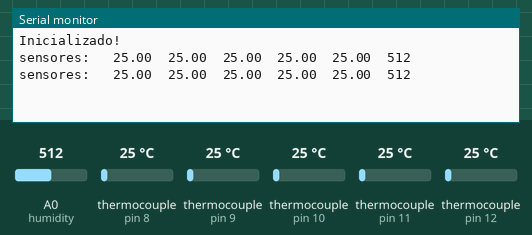
Simulated run of this sketch. Board: Arduino Uno, built with avr-gcc and run on an emulated ATmega328P. On the bench: the last lines printed to the serial monitor. The test bench sets the inputs (shaded band); at power-on: thermocouple (sensors on pin 8, pin 9, pin 10, pin 11, pin 12) 25 °C, A0 (humidity) = 512.

Above: at 2.8 s.
2.9 s: thermocouple (sensor on pin 8) set to 6 °C
At 3.7 s:
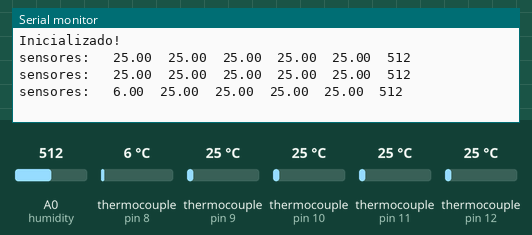
4.4 s: thermocouple (sensor on pin 9) set to 6 °C
At 5.7 s:
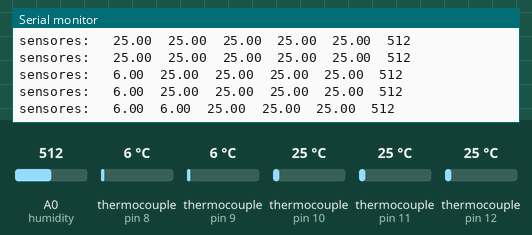
5.9 s: thermocouple (sensor on pin 10) set to 6 °C
At 6.8 s:
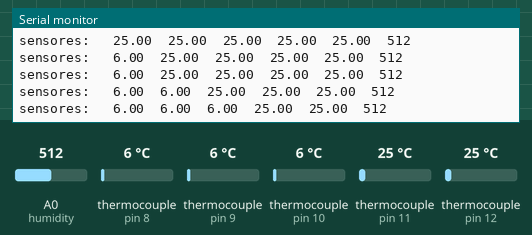
7.4 s: thermocouple (sensor on pin 11) set to 6 °C
At 8.7 s:
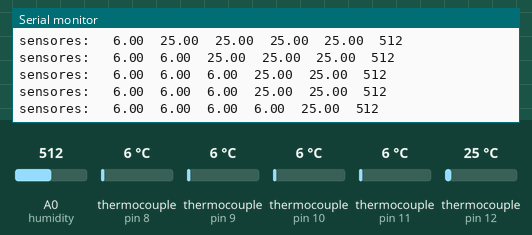
8.9 s: thermocouple (sensor on pin 12) set to 6 °C
At 9.5 s:
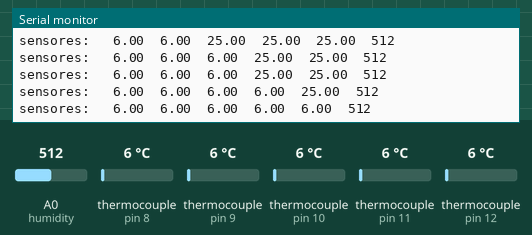
10.4 s: A0 (humidity) set to 716
At 11.8 s:
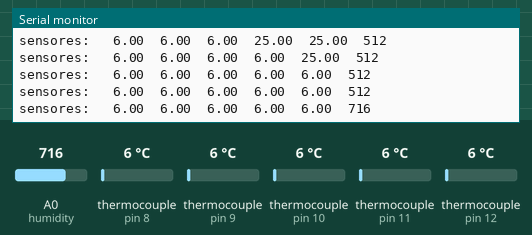

The sketch:

temp.ino
```cpp
// A0 - humidade

// GND ok
// VCC ok
// SCK 7
// SO 6

// CS:
// 	8 - primeiro
// 	9 - 2
// 	10 - 3
// 	11 - 4
// 	12 - 5

#include "max6675.h" // max6675.h file is part of the library that you should download from Robojax.com

//MAX6675 robojax(sckPin, csPin, soPin);// create instance object of MAX6675

MAX6675 robojax1(7, 8, 6);// create instance object of MAX6675
MAX6675 robojax2(7, 9, 6);// create instance object of MAX6675
MAX6675 robojax3(7, 10, 6);// create instance object of MAX6675
MAX6675 robojax4(7, 11, 6);// create instance object of MAX6675
MAX6675 robojax5(7, 12, 6);// create instance object of MAX6675
int humidity = A0;
int time=1000;

void setup() {


  Serial.begin(9600);// initialize serial monitor with 9600 baud
  Serial.println("Inicializado!");

}


unsigned long timer = millis();
void loop() {

    if(timer+time<=millis()){
        timer+=time;
        log();
    }

}

void log(){
   Serial.print("sensores: \t");
   Serial.print(robojax1.readCelsius());
   Serial.print("\t");
   Serial.print(robojax2.readCelsius());
   Serial.print("\t");
   Serial.print(robojax3.readCelsius());
   Serial.print("\t");
   Serial.print(robojax4.readCelsius());
   Serial.print("\t");
   Serial.print(robojax5.readCelsius());
   Serial.print("\t");
   Serial.println(analogRead(humidity));

}
```

Measured:
- after the input at 2.9 s, the serial monitor: prints a new line after 0.10 s (image 1)
- after the input at 4.4 s, the serial monitor: prints a new line after 0.60 s (image 2)
- after the input at 5.9 s, the serial monitor: prints a new line after 0.10 s (image 3)
- after the input at 7.4 s, the serial monitor: prints a new line after 0.60 s (image 4)
- after the input at 8.9 s, the serial monitor: prints a new line after 0.10 s (image 5)
- after the input at 10.4 s, the serial monitor: prints a new line after 0.60 s (image 6)
